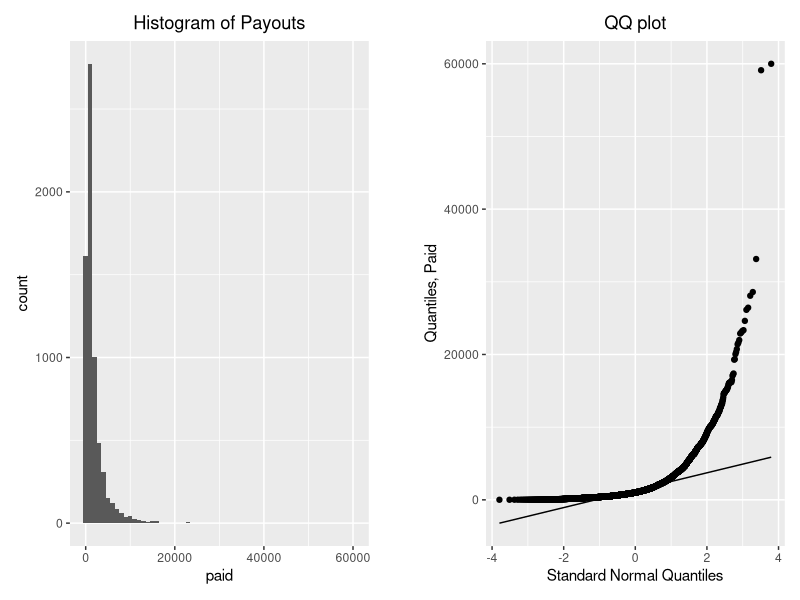
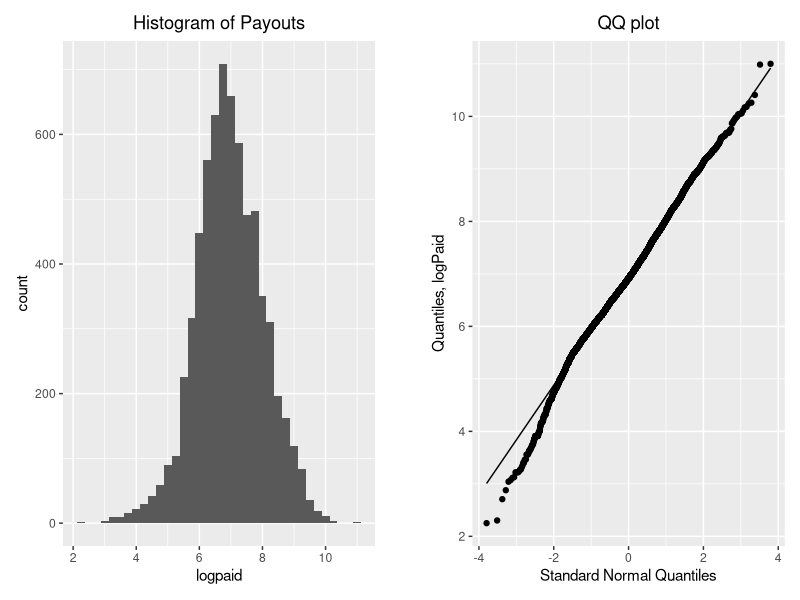
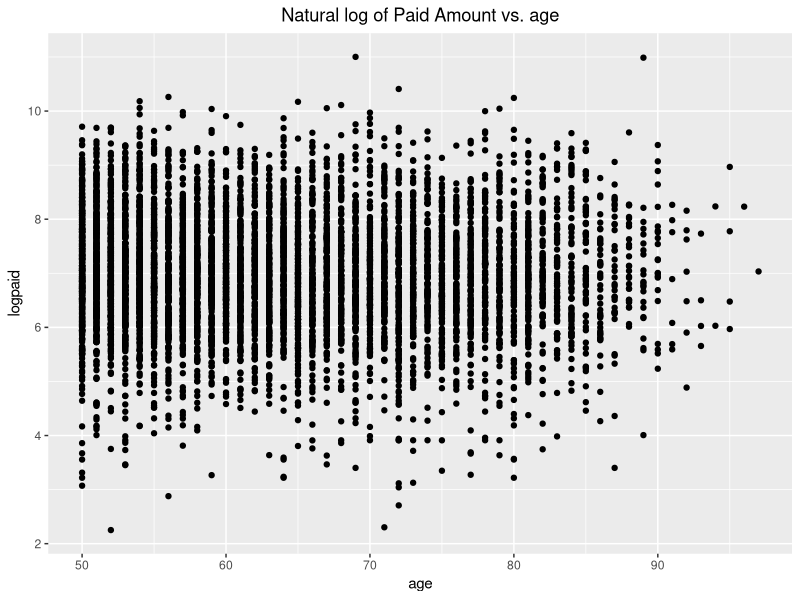
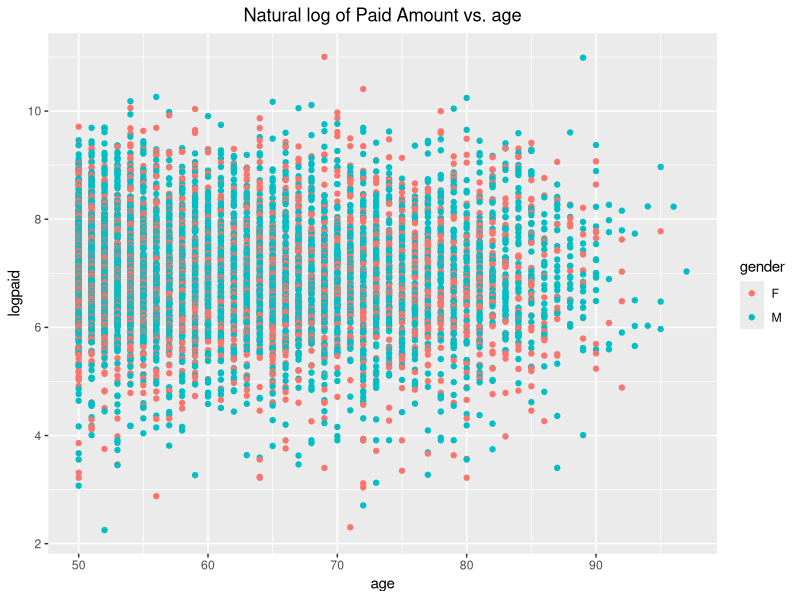
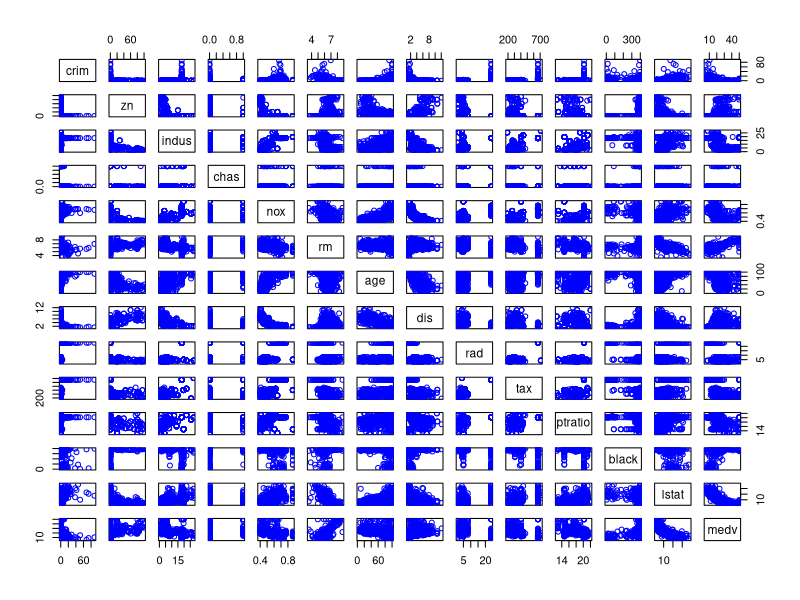
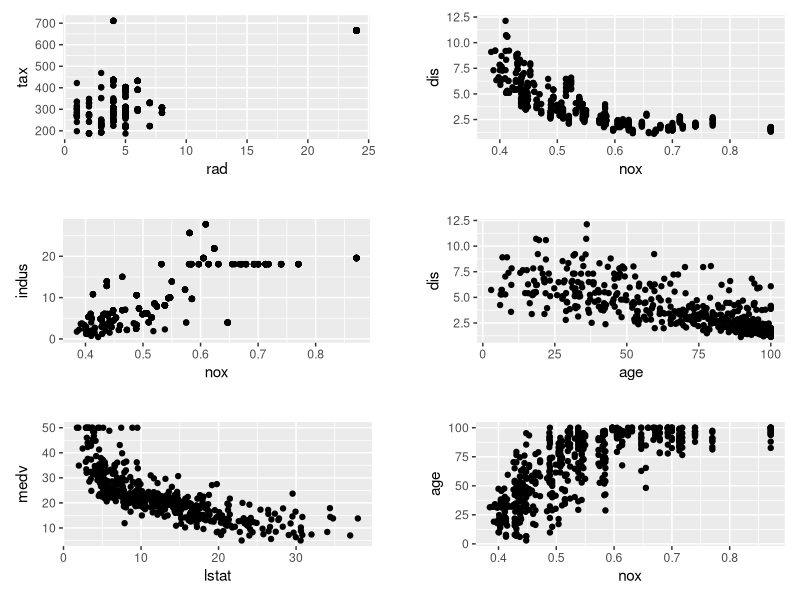
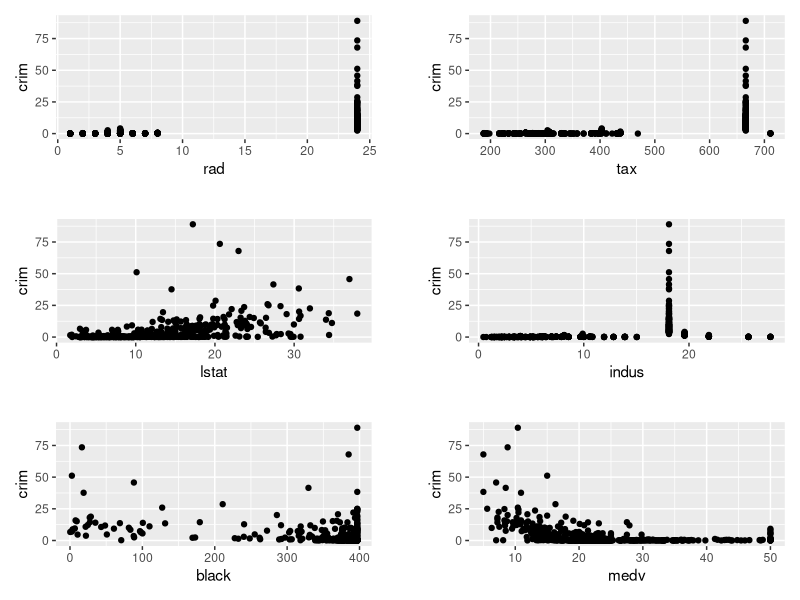
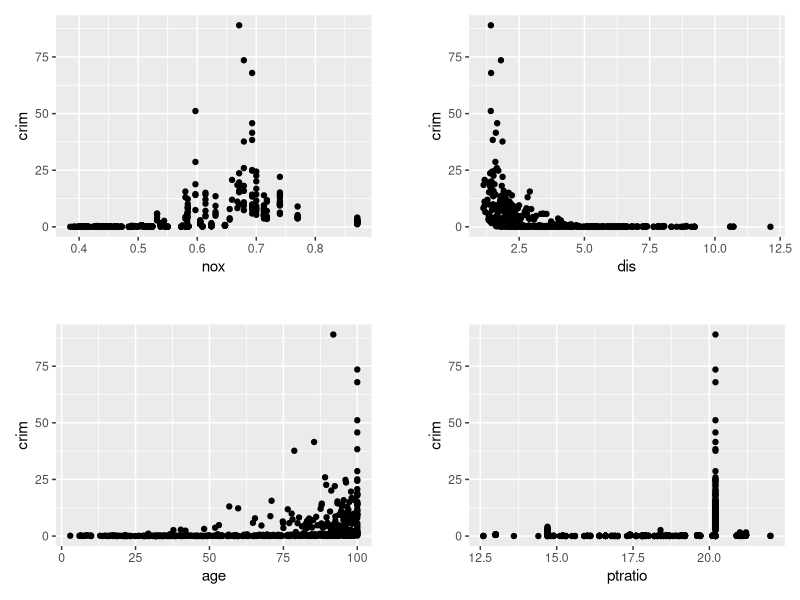

The R source for these figures, in order:
## ---- chunk 1
# import packages
library(ggplot2)
library(patchwork)
library(MASS)
library(magrittr)
## ---- chunk 2
# read in Data
auto <- read.table(file = 'AutoClaims-1.csv', header = TRUE, sep = ',')
auto$state <- factor(auto$state, ordered = TRUE)
auto$gender <- factor(auto$gender)
auto$class <- factor(auto$class)
## ---- chunk 3
summary(auto$paid)
## ---- chunk 4
hist <- ggplot(data = auto) + 
        geom_histogram(aes(paid), binwidth = 1000) +
        labs(title = "Histogram of Payouts") + 
        theme(plot.title = element_text(hjust = 0.5))
qq <- ggplot(data = auto) + geom_qq(aes(sample = paid)) +
      geom_qq_line(aes(sample = paid)) +
      labs(x = "Standard Normal Quantiles", y = 'Quantiles, Paid') + 
      labs(title = 'QQ plot') + 
      theme(plot.title = element_text(hjust = 0.5))
hist + plot_spacer() + qq + plot_layout(widths = c(6,0.5,6))
## ---- chunk 5
hist <- ggplot(data = auto) + 
        geom_histogram(aes(logpaid), binwidth = 0.25) +
        labs(title = "Histogram of Payouts") + 
        theme(plot.title = element_text(hjust = 0.5))
qq <- ggplot(data = auto) + geom_qq(aes(sample = logpaid)) +
      geom_qq_line(aes(sample = logpaid)) +
    labs(x = "Standard Normal Quantiles", y = 'Quantiles, logPaid') +
      labs(title = 'QQ plot') + 
      theme(plot.title = element_text(hjust = 0.5))
hist + plot_spacer() + qq + plot_layout(widths = c(6,0.5,6))
## ---- chunk 6
scat <- ggplot(data = auto) + geom_point(aes(x = age, y = logpaid)) +
        labs(title = "Natural log of Paid Amount vs. age") +
        theme(plot.title = element_text(hjust = 0.5))
scat
## ---- chunk 7
scat <- ggplot(data = auto) + 
        geom_point(aes(x = age, y = logpaid, color = gender)) +
        labs(title = "Natural log of Paid Amount vs. age") +
        theme(plot.title = element_text(hjust = 0.5))
scat
## ---- chunk 8
pairs(Boston, col = 'blue')
## ---- chunk 9
cormatrix <- cor(Boston)
twocor <- matrix(as.numeric(sprintf(cormatrix, fmt = '%#.2f')), nrow = dim(cormatrix)[1])
rownames(twocor) <- rownames(cormatrix)
colnames(twocor) <- colnames(cormatrix)
twocor[,1:7]
## ---- chunk 10
twocor[,8:14]
## ---- chunk 11
radtax <- ggplot(Boston) + geom_point(aes(x = rad, y = tax))
noxdis <- ggplot(Boston) + geom_point(aes(x = nox, y = dis))
noxindus <- ggplot(Boston) + geom_point(aes(x = nox, y = indus))
agedis <- ggplot(Boston) + geom_point(aes(x = age, y = dis))
lstatmedv <- ggplot(Boston) + geom_point(aes(x = lstat, y = medv))
noxage <- ggplot(Boston) + geom_point(aes(x = nox, y = age))

(radtax+plot_spacer()+noxdis+plot_layout(widths = c(6,0.5,6)))/
  plot_spacer()/
  (noxindus+plot_spacer()+agedis+plot_layout(widths = c(6,0.5,6)))/
  plot_spacer()/
  (lstatmedv+plot_spacer()+noxage+plot_layout(widths = c(6,0.5,6))) +
  plot_layout(heights = c(6, 0.5, 6, 0.5, 6))
## ---- chunk 12
twocor[1:7,'crim']
twocor[8:14,'crim']
## ---- chunk 13
crimrad <- ggplot(Boston) + geom_point(aes(x = rad, y = crim))
crimtax <- ggplot(Boston) + geom_point(aes(x = tax, y = crim))
crimlstat <- ggplot(Boston) + geom_point(aes(x = lstat, y = crim))
crimindus <- ggplot(Boston) + geom_point(aes(x = indus, y = crim))
crimblack <- ggplot(Boston) + geom_point(aes(x = black, y = crim))
crimmedv <- ggplot(Boston) + geom_point(aes(x = medv, y = crim))

(crimrad+plot_spacer()+crimtax+plot_layout(widths = c(6,0.5,6)))/
  plot_spacer()/
  (crimlstat+plot_spacer()+crimindus+plot_layout(widths = c(6,0.5,6)))/
  plot_spacer()/
  (crimblack+plot_spacer()+crimmedv+plot_layout(widths = c(6,0.5,6))) +
  plot_layout(heights = c(6, 0.5, 6, 0.5, 6))
## ---- chunk 14
crimnox <- ggplot(data = Boston) + geom_point(aes(x = nox, y = crim))
crimdis <- ggplot(data = Boston) + geom_point(aes(x = dis, y = crim))
crimage <- ggplot(data = Boston) + geom_point(aes(x = age, y = crim))
crimr <- ggplot(data = Boston) + geom_point(aes(ptratio,crim))
((crimnox+plot_spacer()+crimdis+plot_layout(widths = c(6,0.5,6)))/
  plot_spacer()/
  (crimage+plot_spacer()+crimr+plot_layout(widths = c(6,0.5,6))))+
  plot_layout(heights = c(6, 0.5, 6))
## ---- chunk 15

## ---- chunk 16
Boston[['chas']] %>% sum
## ---- chunk 17
summary(Boston['ptratio'])
## ---- chunk 18
index <- which.min(Boston[['medv']])
as.vector(Boston[index,])
